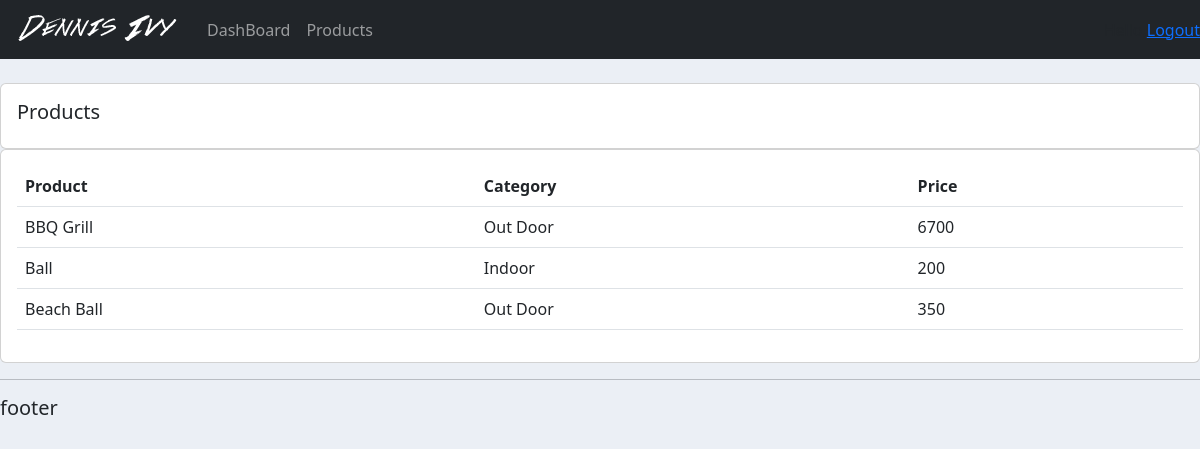
Screenshot of /products/ (signed in) with the database file from the repository.
### accounts/models.py (models this page shows, shortened)
class Product(models.Model):
    CATEGORY = (
        ('Indoor', 'Indoor'),
        ('Out Door', 'Out Door'),
    )
    name = models.CharField(max_length=200, null=True)
    price = models.CharField(max_length=200, null=True)
    category = models.CharField(max_length=200, null=True, choices=CATEGORY)
    description = models.CharField(max_length=200, null=True)
    date_created = models.DateTimeField(auto_now_add=True)
    tags = models.ManyToManyField(Tag)

### accounts/views.py (the view)
# urls.py: path('products/', views.products, name='products'),
@login_required(login_url='login')
def products(request):
    products = Product.objects.all()
    context = {'products': products}
    return render(request, 'accounts/products.html', context)

### accounts/templates/accounts/products.html
{% extends 'accounts/main.html' %} {% block content %}
<br />
<div class="row">
  <div class="col-md">
    <div class="card card-body">
      <h5>Products</h5>
    </div>
    <div class="card card-body">
      <table class="table">
        <tr>
          <th>Product</th>
          <th>Category</th>
          <th>Price</th>
        </tr>
        {%for i in products%}
          <tr>
            <td>{{i.name}}</td>
            <td>{{i.category}}</td>
            <td>{{i.price}}</td>
          </tr>
        {%endfor%}
      </table>
    </div>
  </div>
</div>
{% endblock content %}

### static/css/main.css (style rules this page uses)
body { background-color: #ebeff5; }

### rows the page displays
Product: name "BBQ Grill", category "Out Door", price "6700"
Product: name "Ball", category "Indoor", price "200"
Product: name "Beach Ball", category "Out Door", price "350"
